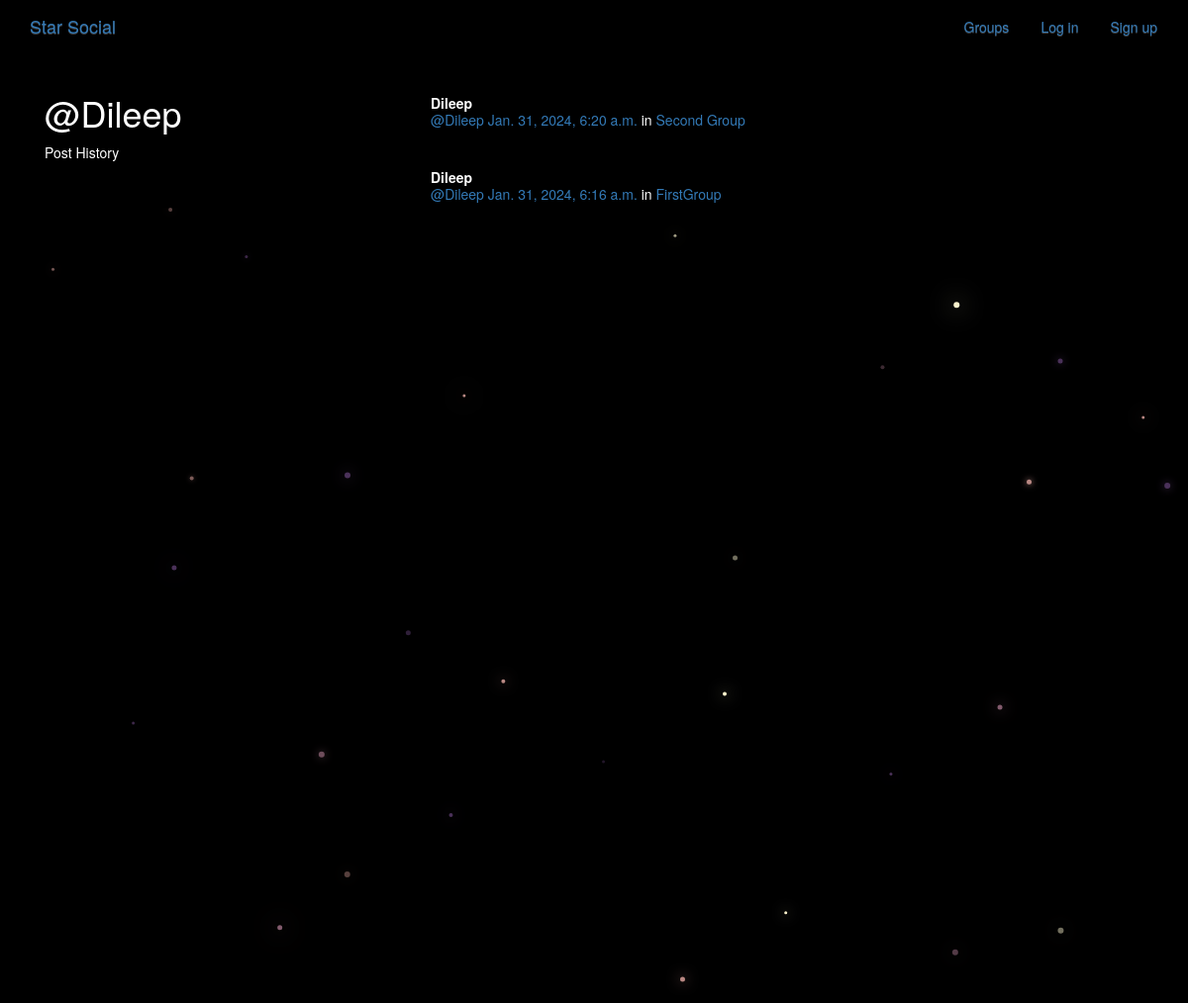
Page /posts/by/Dileep/ on the committed database.
### posts/models.py (models this page shows, shortened)
class Post(models.Model):
    user = models.ForeignKey(User,related_name='posts',on_delete=models.CASCADE)
    created_at = models.DateTimeField(auto_now=True)
    message = models.TextField()
    group = models.ForeignKey(Group,related_name='posts',null=True,blank=True,on_delete=models.CASCADE)
    class Meta:
        ordering = ['-created_at']
        unique_together = ['user','message']

### groups/models.py (models this page shows, shortened)
class Group(models.Model):
    name = models.CharField(max_length=255, unique=True)
    slug = models.SlugField(allow_unicode=True, unique=True)
    description = models.TextField(blank=True, default='')
    description_html = models.TextField(editable=False, default='', blank=True)
    members = models.ManyToManyField(User, through='GroupMember')
    class Meta:
        ordering = ['name']

### posts/views.py (the view)
# urls.py: path('by/<username>/', views.UserPosts.as_view(), name='for_user'),
class UserPosts(generic.ListView):
    model = models.Post
    template_name = "posts/user_post_list.html"
    def get_queryset(self):
        try:
            self.post_user = User.objects.prefetch_related("posts").get(
                username__iexact=self.kwargs.get("username")
            )
        except User.DoesNotExist:
            raise Http404
        else:
            return self.post_user.posts.all()
    def get_context_data(self, **kwargs):
        context = super().get_context_data(**kwargs)
        context["post_user"] = self.post_user
        return context

### posts/templates/posts/user_post_list.html
{% extends "posts/post_base.html" %}
{% block prepost %}
<div class="col-md-4">
	<h1>@{{ post_user.username }}</h1>
	<p>Post History</p>
</div>
{% endblock %}
{% block post_content %}
<div class="col-md-8">
	{% for post in post_list %}
		{% include "posts/_post.html" %}
	{% endfor %}
</div>
{% endblock %}

### posts/templates/posts/_post.html (shortened to what this page needs)
<div class="post media">
	<div class="media-body">
		<strong>{{ post.user.username }}</strong>
		<h5 class="media-heading">
			<span class="username"><a href="{% url 'posts:for_user' username=post.user.username %}">@{{ post.user.username }}</a></span>
			<time class="time"><a href="{% url 'posts:single' username=post.user.username pk=post.pk %}">{{ post.created_at }}</a></time>
			{% if post.group %}
			<span class="group-name">in <a href="#">{{ post.group.name }}</a></span>
			{% endif %}
		</h5>
	</div>
</div>

### socialapp/static/simplesocial/css/master.css (style rules this page uses)
body { margin: 0; overflow: hidden; background-color: black; color:white; }

### rows in the picture
Post: user.username "Dileep", created_at "Jan. 31, 2024, 6:20 a.m.", group.name "Second Group"
Post: user.username "Dileep", created_at "Jan. 31, 2024, 6:16 a.m.", group.name "FirstGroup"

### other values in the picture
{{ post_user.username }} "Dileep"
